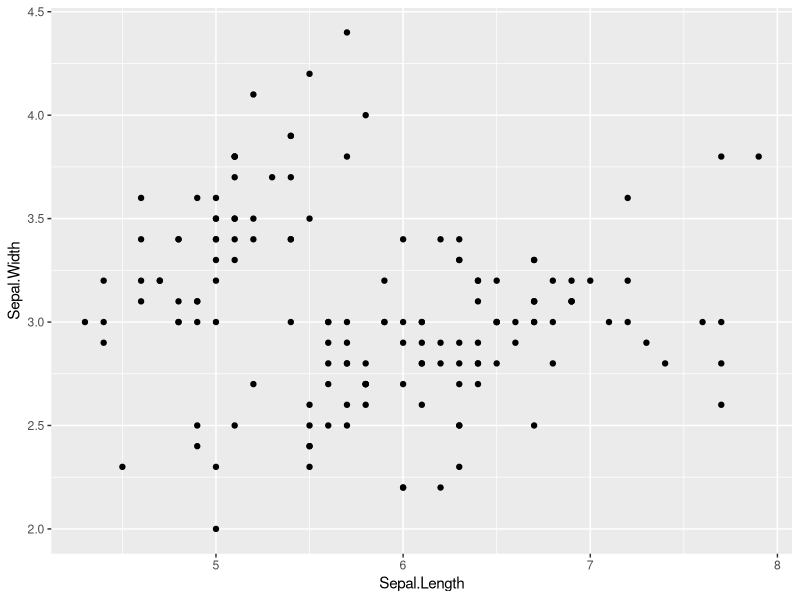
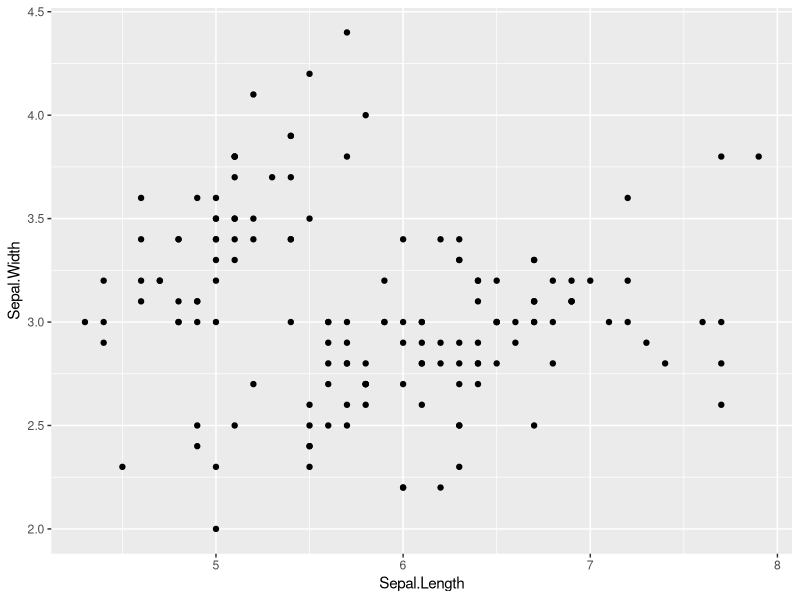
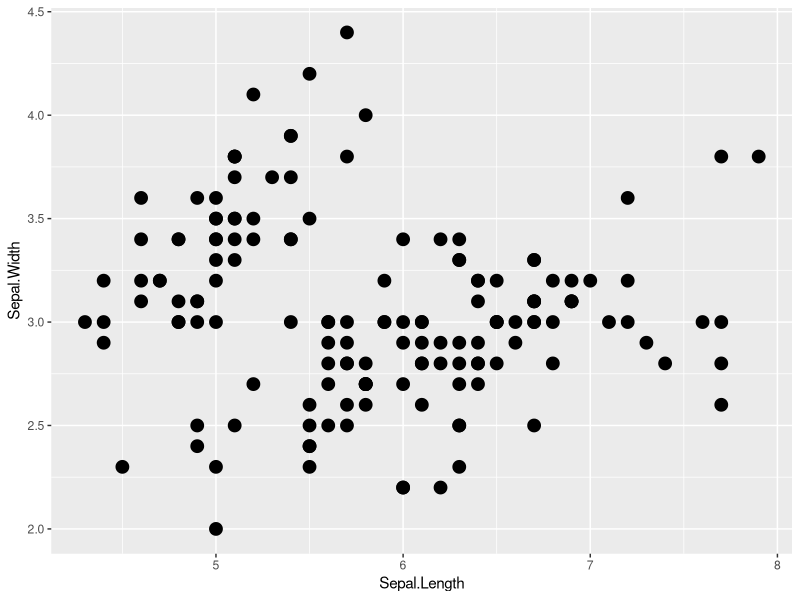

Generate these figures, in order, with R:
# https://github.com/naupaka/esa_data_viz_2014
# GGplot2 workshop for data viz
# Naupaka Zimmerman and Andrew Tredennick
# 10 aug 2014
# abbreviated my notes from ESA_ggplot2_20140810.R to
# learn more about using github



# must be a data.frame
data(iris)
head(iris, 10)
library(plyr)
library(reshape2)
df<-melt(iris, id.vars="Species") #go from wide to long
head(df, 10)
tail(df)
df2<-melt(iris, id.vars="Species", "Sepal.Length") #go from wide to long
head(df2, 10)
dcast(df2, Species ~variable, mean) # averages for all variables

library(ggplot2)
#ggplot creates a graphing object when you call ggplot - it's a plotting object
#that gets stored, not like the way base R graphics work
myplot<-ggplot(data=iris, aes(x=Sepal.Length, y=Sepal.Width))
summary(myplot)
#now can add points
myplot+geom_point()

#or done this way works too
myplot<-ggplot(data=iris, aes(x=Sepal.Length, y=Sepal.Width)) + geom_point()
myplot

#change points
myplot<-ggplot(data=iris, aes(x=Sepal.Length, y=Sepal.Width)) + geom_point(size=4)
myplot

